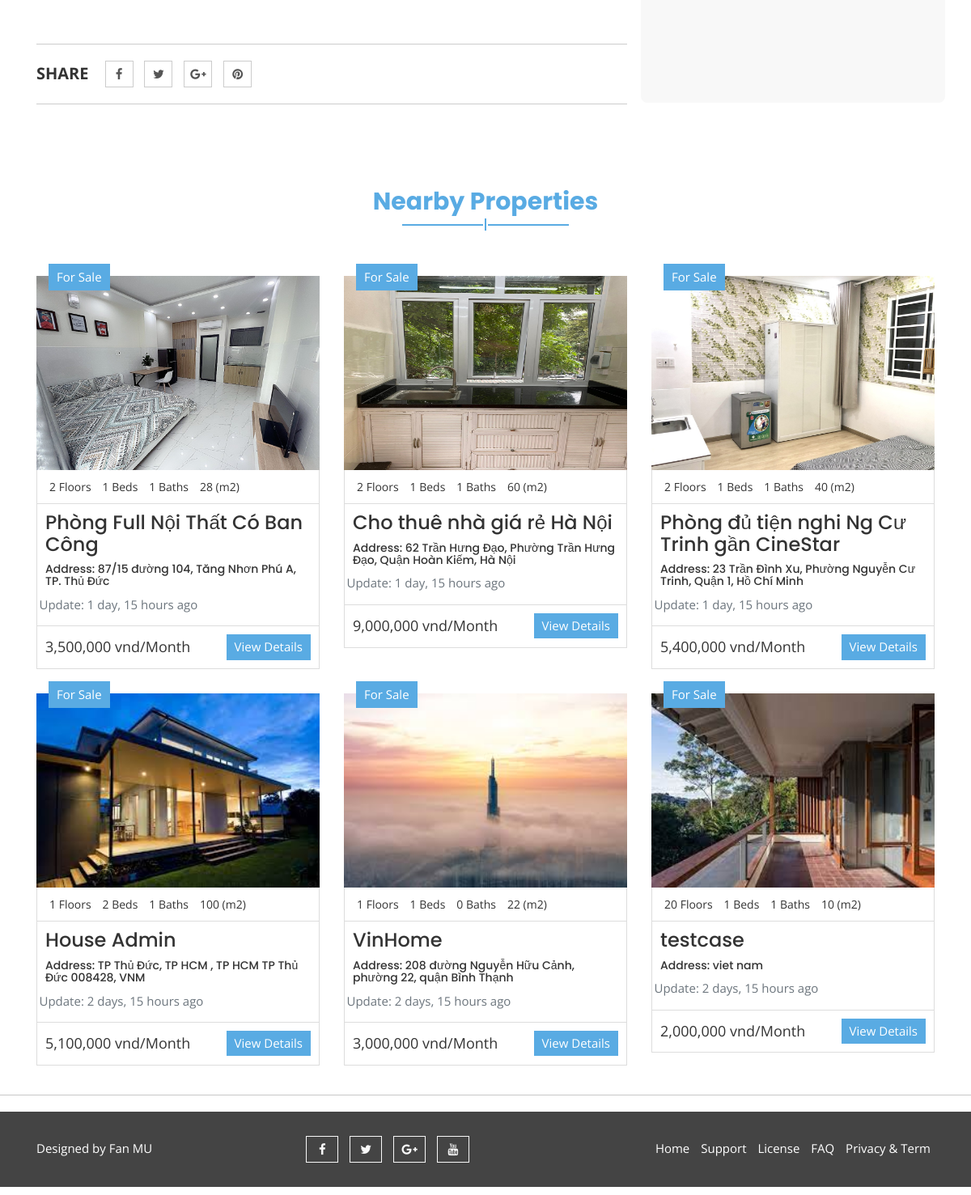
Page /listings/18/ (lower part) on the earlier database version.
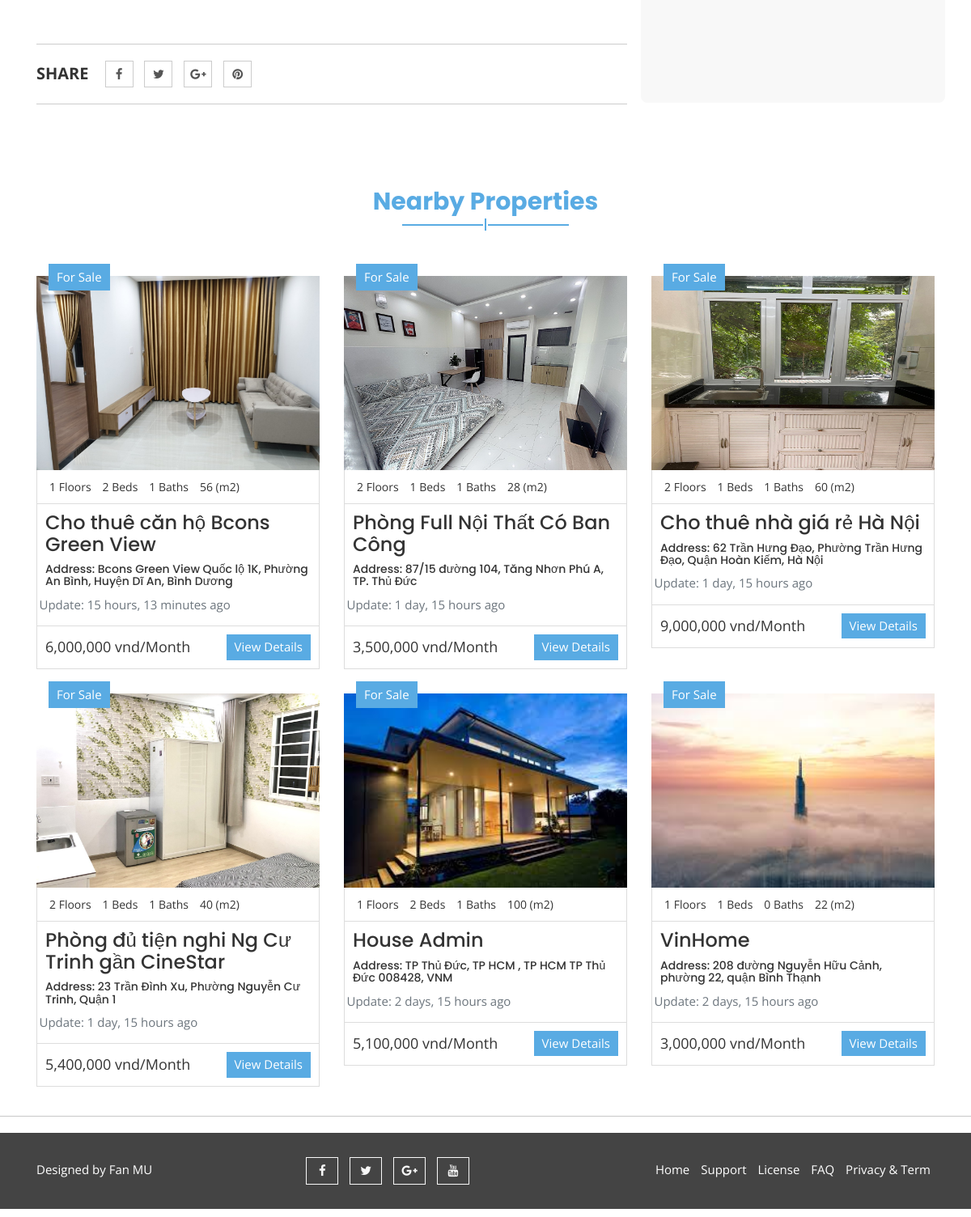
Same page on the later database version.
### house/models.py (models this page shows, shortened)
class Listing(models.Model):
    status_choices = (
        ("Available","Available"),
        ("Unvailable", "Unavailable"),
        ("Sale", "For Sale"),
    )
    city_choices = {
        ('TP. Hồ Chí Minh', 'TP. Hồ Chí Minh'),
        ('Hà Nội', 'Hà Nội'),
        ('Đà Nẵng', 'Đà Nẵng'),
    }
    status = models.CharField(max_length = 20, choices=status_choices, default="Available")
    lessor = models.ForeignKey(Profile,on_delete = models.CASCADE, blank=True,null=True)
    title = models.CharField(max_length = 120)
    address = models.CharField(max_length = 200)
    city = models.CharField(max_length = 100,choices=city_choices,default='TP. Hồ Chí Minh')
    description = models.TextField(blank=True)
    price = models.IntegerField()
    area = models.IntegerField()
    floor= models.IntegerField(default=1)
    bedrooms = models.IntegerField(default=0)
    kitcheen = models.IntegerField(default=0)
    bathrooms = models.IntegerField(default=0)
    garage = models.BooleanField(default=0)
    AirCondition = models.BooleanField(default=0)
    ComunityCenter = models.BooleanField(default=0)
    SecuritySystem = models.BooleanField(default=0)
    Furniture = models.TextField(default=0)
    list_date = models.DateField(default = datetime.now,blank = True)
    photo_main = models.ImageField(upload_to = 'photos/%Y/%m/%d/')
    photo_1 = models.ImageField(upload_to = 'photos/%Y/%m/%d/',blank =True)
    photo_2 = models.ImageField(upload_to = 'photos/%Y/%m/%d/',blank =True)
    photo_3 = models.ImageField(upload_to = 'photos/%Y/%m/%d/',blank =True)
    photo_4 = models.ImageField(upload_to = 'photos/%Y/%m/%d/',blank =True)
    photo_5 = models.ImageField(upload_to = 'photos/%Y/%m/%d/',blank =True)

### house/views.py (the view)
# urls.py: path('listings/<int:listing_id>/', views.listing_retrieve, name='listing'),
def listing_retrieve(request,listing_id):
    listing= Listing.objects.get(pk=listing_id)
    listings2=Listing.objects.order_by('-list_date')[:6]
    context={
        "listing":listing,
        "listings2": listings2
    }
    return render(request, "listings/detail.html",context)

### templates/listings/detail.html (shortened to what this page needs)
{% extends 'base.html' %}
{% load static %}
{% load humanize %}
{% block content %}
<body class="aa-price-range">
    <section id="aa-properties">
      <div class="container">
        <div class="row">
          <div class="col-md-8">
            <div class="aa-properties-content">
              <div class="aa-properties-details">
               <div class="aa-properties-info">
</div>
               <div class="aa-properties-social">
                 <ul>
                   <li>Share</li>
                   <li><a href="#"><i class="fa fa-facebook"></i></a></li>
                   <li><a href="#"><i class="fa fa-twitter"></i></a></li>
                   <li><a href="#"><i class="fa fa-google-plus"></i></a></li>
                   <li><a href="#"><i class="fa fa-pinterest"></i></a></li>
                 </ul>
               </div>
              </div>
            </div>
           </div>
          <div class="col-md-4">
            <aside class="aa-properties-sidebar">
              <div class="aa-properties-single-sidebar">
                <form action="{% url 'home' %}" method="POST">
                </form>
              </div>
            </aside>
          </div>
        </div>
      </div>
    </section>
  <section id="listings" class="py-4">
    <div class="aa-nearby-properties">
      <div class="aa-title">
        <h2>Nearby Properties</h2>
        <span></span>
      </div>
    </div>
    <div class="container">
      <div class="row">
    {% if listings2 %}
            {% for listing in listings2 %}
        <div class="col-md-4">
            <article class="aa-properties-item">
              <a href="{% url 'listing' listing.pk%}" class="aa-properties-item-img">
                <img src="{{listing.photo_main.url }}" alt="img" width="370" height="240">
              </a>
              <div class="aa-tag for-sale">
                For Sale
              </div>
              <div class="aa-properties-item-content">
                <div class="aa-properties-info">
                  <span>{{listing.floor}} Floors</span>
                  <span>{{listing.bedrooms}} Beds</span>
                  <span>{{listing.bathrooms}} Baths</span>
                  <span>{{listing.area}} (m2)</span>
                </div>
                <div class="aa-properties-about">
                  <h3><a href="{% url 'listing' listing.pk %}">{{listing.title}}</a></h3>
                  <h5>Address: {{listing.address}}</h5>
                  <div class="row text-secondary pb-2">
                    <div class="col-12">
                      Update: {{ listing.list_date | timesince }} ago</div>
                  </div>
                </div>
                <div class="aa-properties-detial">
                  <span class="aa-price">
                    {{listing.price | intcomma}} vnd/Month
                  </span>
                  <a href="{% url 'listing' listing.pk %}" class="aa-secondary-btn">View Details</a>
                </div>
              </div>
            </article>
          </div>
        {% endfor%}
    {% else %}
          <div class="col-md-12">
            <p>No listings available.</p>
          </div>
    {% endif %}
      </div>
    </div>
  </section>
    </body>
{% endblock %}

Differences in the rows shown:
no longer on this page (row unchanged): Listing: photo_main (picture), floor "20", bedrooms "1", bathrooms "1", area "10", title "testcase", address "viet nam", list_date "2 days, 15 hours", price "2,000,000"
added Listing: photo_main (picture), floor "1", bedrooms "2", bathrooms "1", area "56", title "Cho thuê căn hộ Bcons Green View", address "Bcons Green View Quốc lộ 1K, Phường An Bình, Huyện Dĩ An, Bình Dương", list_date "15 hours, 13 minutes", price "6,000,000"
changed Listing "Phòng đủ tiện nghi Ng Cư Trinh gần CineStar": address "23 Trần Đình Xu, Phường Nguyễn Cư Trinh, Quận 1, Hồ Chí Minh" → "23 Trần Đình Xu, Phường Nguyễn Cư Trinh, Quận 1"
